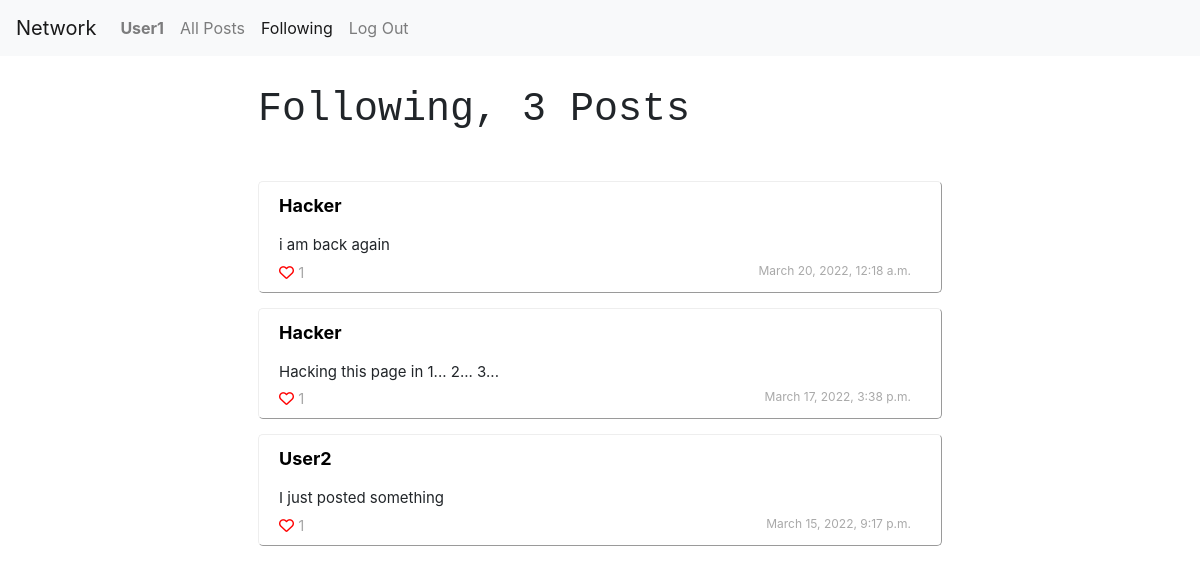
Page /following (signed in) on the committed database.
### network/models.py (models this page shows, shortened)
class User(AbstractUser, models.Model):
    followings = models.ManyToManyField('self', related_name="followers", symmetrical=False)

class Posts(models.Model):
    content = models.CharField(max_length=200)
    poster = models.ForeignKey(User, on_delete=models.CASCADE, related_name="posts")
    likes = models.IntegerField(default=0)
    date = models.DateTimeField(default=timezone.now())
    likers = models.ManyToManyField(User, blank=True, related_name="posts_liked")

### network/views.py (the view)
# urls.py: path("following", views.following, name="following"),
def following(request):
    user = request.user
    posts = Posts.objects.filter(poster__in=user.followings.all()).order_by("-id")
    posts_count= len(posts)
    current_page = request.GET.get('page', 1)
    page = paginate(posts, current_page)
    return render(request, "network/following.html", {
        "posts": page,
        "posts_count": posts_count
        })

### network/templatetags/load_functions.py (called while the page is built)
@register.filter
def likers(postid):
	post = Posts.objects.filter(id=postid)[0]
	return post.likers.all()

### network/views.py (called while the page is built)
def paginate(posts, current_page):
    paginator = Paginator(posts, 10)
    try:
        page = paginator.page(current_page)
    except PageNotAnInteger:
        page = paginator.page(1)
    except EmptyPage:
        page = paginator.page(paginator.num_pages)
    return page

### network/templates/network/following.html (shortened to what this page needs)
{% extends "network/layout.html" %}
{% block following %}
    active
{% endblock %}
{% block body %}
{% load load_functions %}
     {% if user.is_authenticated %}
     <div class="followboard">
        <h1> Following, {{posts_count}} Posts</h1>
     </div>
        <div class="postcontainer">
        <br>
        {% for post in posts %}
        <div class="posts  {%if post.poster.id == user.id%} mypost{% endif %}" >
            <div class="posthead">
                <div class="poster">
                    <a class="postername {%if post.poster.id == user.id%} me{% endif %}" href="{% url 'user' post.poster.username %}"> {{post.poster.username.capitalize}}</a>
                </div><div id ="postdiv{{post.id}}" class="postcontent" data-postid="{{post.id}}">
                    <a> {{post.content.capitalize}}</a>
                </div>
            </div>
            <div class="postbody">
                <div class="like">
                    <span class="likebutton" data-userid="{{user.id}}" data-postid={{post.id}}>
                        {% if user in post.id|likers %}
                        <i class="fa-solid fa-heart"></i>
                        {% else %}
                        <i class="far fa-heart"></i>
                        {% endif %}
                    </span><a class="postlikesnum" style="color: darkgrey"> {{post.likes}}</a>
                </div>
                <div class="date">
                    {{post.date}}
                </div>
            </div>
        </div>
        {% empty %}
        <h3> No Posts</h3>
        {% endfor %}
    </div>
      {% endif %}
{% endblock %}

### network/templates/network/layout.html (shortened to what this page needs)
{% load static %}
{% load load_functions %}
<!DOCTYPE html>
<html lang="en">
    <head>
        <link rel="stylesheet" href="https://cdnjs.cloudflare.com/ajax/libs/font-awesome/6.0.0-beta2/css/all.min.css" />
        <link rel="stylesheet" href="https://cdn.jsdelivr.net/npm/bootstrap@4.0.0/dist/css/bootstrap.min.css">
        <link href="{% static 'network/styles.css' %}" rel="stylesheet">
    </head>
    <body>
        <nav class="navbar navbar-expand-lg navbar-light bg-light">
            <a class="navbar-brand" href="{% url 'index' %}">Network</a>
            <div>
              <ul class="navbar-nav mr-auto">
                {% if user.is_authenticated %}
                    <li class="nav-item">
                        <a class="nav-link {% block profi %}{% endblock %}" href="{% url 'profile' %}"><strong>{{ user.username.capitalize }}</strong></a>
                    </li>
                {% endif %}
                <li class="nav-item">
                  <a class="nav-link {% block allposts %}{% endblock %}" href="{% url 'all_posts' %}">All Posts</a>
                </li>
                {% if user.is_authenticated %}
                    <li class="nav-item">
                        <a class="nav-link {% block following %}{% endblock %}" href="{% url 'following' %}">Following</a>
                    </li>
                    <li class="nav-item">
                        <a class="nav-link {% block logout %}{% endblock %}" href="{% url 'logout' %}">Log Out</a>
                    </li>
                {% endif %}
              </ul>
            </div>
          </nav>
        <div class="body">
            {% block body %}
            {% endblock %}
        </div>
    </body>
</html>

### network/static/network/styles.css (style rules this page uses)
.body { margin: 10px; padding: 20px; background-color: ; }
.followboard { margin: 50px auto; width: 60%; }
.postcontainer { margin: 0 auto; width: 60%; border: thin; border-radius: 5px; }
.posts { width: auto; height: auto; padding: 0px 30px 30px 20px; margin: 15px auto; background-color: white; border-color: gray; border: thin; border-style: outset; border-radius: 5px; box-shadow: 0; */ }
.poster { float: left; width: 100%; height: 20%%; margin: 10px 0px 10px 0px; padding-bottom: 5px; font-size: 18px; font-weight: bold; position:relative; }
.date { float: right; width: auto; font-size: 12px; color: darkgrey; }
.like { position: relative; float: left; color: red; }
.postcontent { padding-bottom: 5px; font-size: 15px; width: auto; }
.posthead { height: 90%; width: 100%; position: relative; }
.postbody { height: 10%; width: 100%; font-size: 15px; background-color: black; }
.followboard { font-family: monospace; font-size: 18px; margin: 0 auto; }
.postername { color: black; }
.postlikesnum { color: darkgrey; }
.likebutton { cursor: pointer; }
.fa-heart { font-size:15px; }

### rows in the picture
User: username "User1"
Posts: poster.username "Hacker", content "i am back again", likes "1", date "March 20, 2022, 12:18 a.m."
Posts: poster.username "Hacker", content "Hacking this page in 1... 2... 3...", likes "1", date "March 17, 2022, 3:38 p.m."
Posts: poster.username "User2", content "I just posted something", likes "1", date "March 15, 2022, 9:17 p.m."

### other values in the picture
{{ posts_count }} "3"
